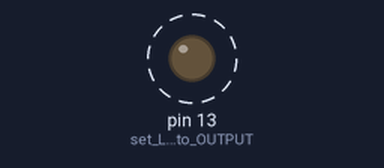
Bench run of a sketch on a simulated Arduino Uno, built with avr-gcc and run on an emulated ATmega328P. Parts: output pins drawn as LEDs (lit = HIGH). Dashed ring = blinking.

Above: at 0.5 s.
Timing chart, 0 to 4.6 s (numbered marks = the images above):
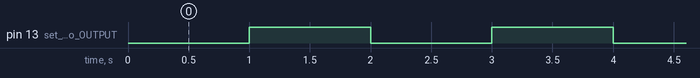

The sketch:

arduino_timer.ino
```cpp
#include "arduino-timer.h"

auto timer = timer_create_default(); // create a timer with default settings

bool toggle_led(void *) {
  digitalWrite(LED_BUILTIN, !digitalRead(LED_BUILTIN)); // toggle the LED
  return true; // keep timer active? true
}

void setup() {
  pinMode(LED_BUILTIN, OUTPUT); // set LED pin to OUTPUT

  // call the toggle_led function every 1000 millis (1 second)
  timer.every(1000, toggle_led);
}

void loop() {
  timer.tick(); // tick the timer
}
```

arduino-timer.h
```cpp
// (licence header left out)
#ifndef _CM_ARDUINO_TIMER_H__
#define _CM_ARDUINO_TIMER_H__

#if defined(ARDUINO) && ARDUINO >= 100
#include <Arduino.h>
#else
#include <WProgram.h>
#endif

#ifndef TIMER_MAX_TASKS
    #define TIMER_MAX_TASKS 0x10
#endif

template <
    size_t max_tasks = TIMER_MAX_TASKS, /* max allocated tasks */
    unsigned long (*time_func)() = millis, /* time function for timer */
    typename T = void * /* handler argument type */
>
class Timer {
  public:

    typedef uintptr_t Task; /* public task handle */
    typedef bool (*handler_t)(T opaque); /* task handler func signature */

    /* Calls handler with opaque as argument in delay units of time */
    Task
    in(unsigned long delay, handler_t h, T opaque = T())
    {
        return task_id(add_task(time_func(), delay, h, opaque));
    }

    /* Calls handler with opaque as argument at time */
    Task
    at(unsigned long time, handler_t h, T opaque = T())
    {
        const unsigned long now = time_func();
        return task_id(add_task(now, time - now, h, opaque));
    }

    /* Calls handler with opaque as argument every interval units of time */
    Task
    every(unsigned long interval, handler_t h, T opaque = T())
    {
        return task_id(add_task(time_func(), interval, h, opaque, interval));
    }

    /* Cancel the timer task */
    void
    cancel(Task &task)
    {
        if (!task) return;

        for (size_t i = 0; i < max_tasks; ++i) {
            struct task * const t = &tasks[i];

            if (t->handler && (t->id ^ task) == (uintptr_t)t) {
                remove(t);
                break;
            }
        }

        task = (Task)NULL;
    }

    /* Ticks the timer forward - call this function in loop() */
    unsigned long
    tick()
    {
        for (size_t i = 0; i < max_tasks; ++i) {
            struct task * const task = &tasks[i];

            if (task->handler) {
                const unsigned long t = time_func();
                const unsigned long duration = t - task->start;

                if (duration >= task->expires) {
                    task->repeat = task->handler(task->opaque) && task->repeat;

                    if (task->repeat) task->start = t;
                    else remove(task);
                }
            }
        }

        return ticks();
    }

    /* Ticks until the next event */
    unsigned long
    ticks()
    {
        unsigned long ticks = (unsigned long)-1, elapsed;
        const unsigned long start = time_func();

        for (size_t i = 0; i < max_tasks; ++i) {
            struct task * const task = &tasks[i];

            if (task->handler) {
                const unsigned long t = time_func();
                const unsigned long duration = t - task->start;

                if (duration >= task->expires) {
                    ticks = 0;
                    break;
                } else {
                    const unsigned long remaining = task->expires - duration;
                    ticks = remaining < ticks ? remaining : ticks;
                }
            }
        }

        elapsed = time_func() - start;

        if (elapsed >= ticks || ticks == (unsigned long)-1) ticks = 0;
        else ticks -= elapsed;

        return ticks;
    }

  private:

    size_t ctr;

    struct task {
        handler_t handler; /* task handler callback func */
        T opaque; /* argument given to the callback handler */
        unsigned long start,
                      expires; /* when the task expires */
        size_t repeat, /* repeat task */
               id;
    } tasks[max_tasks];

    inline
    void
    remove(struct task *task)
    {
        task->handler = NULL;
        task->opaque = T();
        task->start = 0;
        task->expires = 0;
        task->repeat = 0;
        task->id = 0;
    }

    inline
    Task
    task_id(const struct task * const t)
    {
        const Task id = (Task)t;

        return id ? id ^ t->id : id;
    }

    inline
    struct task *
    next_task_slot()
    {
        for (size_t i = 0; i < max_tasks; ++i) {
            struct task * const slot = &tasks[i];
            if (slot->handler == NULL) return slot;
        }

        return NULL;
    }

    inline
    struct task *
    add_task(unsigned long start, unsigned long expires,
             handler_t h, T opaque, bool repeat = 0)
    {
        struct task * const slot = next_task_slot();

        if (!slot) return NULL;

        if (++ctr == 0) ++ctr; // overflow

        slot->id = ctr;
        slot->handler = h;
        slot->opaque = opaque;
        slot->start = start;
        slot->expires = expires;
        slot->repeat = repeat;

        return slot;
    }
};

/* create a timer with the default settings */
inline Timer<>
timer_create_default()
{
    return Timer<>();
}

#endif
```

Measured:
- by itself, pin 13 (set_LED_pin_to_OUTPUT): alternates HIGH for 1.0 s and LOW for 1.0 s
